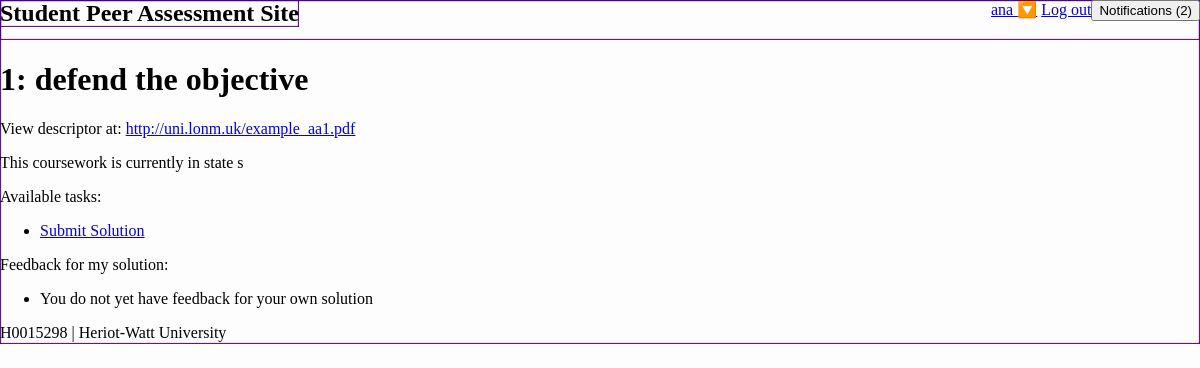
The app's page /student/cw/1 (signed in) with its own data.
### student/models.py (models this page shows)
class Coursework(m.Model):
    name = m.CharField(max_length=128)
    descriptor = m.URLField()
    course = m.ForeignKey(Course, m.CASCADE)
    state = m.CharField(max_length=1,
                        choices=CourseworkState.POSSIBLE_STATES,
                        default=CourseworkState.INVISIBLE)
    def is_visible(self):
        return self.state != CourseworkState.INVISIBLE

class Course(m.Model):
    name = m.CharField(max_length=128)
    code = m.SlugField(max_length=32, unique=True)

### student/views.py (the view)
# urls.py: url('cw/(?P<singlecw>[0-9a-zA-Z\-_]*)', views.detail_coursework, name='cw'),
@login_required()
def detail_coursework(request, singlecw=None):
    if singlecw is None or singlecw == "":
        available = retrieve_coursework(request)
        return render(request, 'student/choose_coursework.html', {'courseworks': available})
    return single_coursework(request, singlecw)

### student/permission.py (called while the page is built)
def can_view_coursework(user, coursework):
    is_enrolled = m.EnrolledUser.objects.filter(login=user).filter(course=coursework.course)
    if is_enrolled.count() != 1:
        return False
    return coursework.is_visible()

def user_submitted_solution(user, coursework):
    files = m.File.objects.filter(coursework=coursework).filter(
        creator=user).filter(type=m.FileType.SOLUTION)
    if files.count() > 0:
        return files[0]
    return None

def user_test_case(user, coursework):
    files = m.File.objects.filter(coursework=coursework).filter(
        creator=user).filter(type=m.FileType.TEST_CASE)
    if files.count() > 0:
        return files[0]
    return None

### student/views.py (called while the page is built)
def path_for_file(file):
    if file is not None:
        return file.filepath
    return ""

def get_test_data(user, coursework):
    test_results = m.TestData.objects.filter(initiator=user, coursework=coursework)
    if test_results.count() > 0:
        return test_results[0]
    return None

def get_feedback_for_solution(coursework, solution):
    test_results = m.TestData.objects.filter(coursework=coursework, solution=solution)
    if test_results.count() > 0:
        return test_results[0].feedback
    return None

### templates/student/detail_coursework.html (shortened to what this page needs)
{% extends "student/base.html" %}
{% block content %}
    <h1>{{ cw.course.id }}: {{ cw.name }}</h1>
    <p>View descriptor at: <a href="{{ cw.descriptor }}">{{ cw.descriptor }}</a> </p>
    <p>This coursework is currently in state {{ cw.state }}</p>
    <p>Available tasks:</p>
    <ul>
    {% if has_submitted_solution %}
        <li><a href="/{{ solution_url }}">View my Solution</a></li>
        {% if has_submitted_test %}
            <li><a  href="/{{ test_url }}">View my test case</a></li>
            {% if waiting_on_test %}
                <li>Please wait while your test case is run against a solution</li>
            {% else %}
                <li><a  href="/{{ test_results_url }}">View test results</a></li>
                {% if has_given_feedback %}
                    <li><a  href="/{{ feedback_results_url }}">View feedback for results</a></li>
                {% else %}
                    <li><a  href="{% url 'feedback' cw.id %}">Submit feedback for results</a></li>
                {% endif %}
            {% endif %}
        {% else %}
            <li><a  href="{% url 'test' cw.id %}">Submit test case</a></li>
        {% endif %}
    {% else %}
        <li><a  href="{% url 'solution' cw.id %}">Submit Solution</a></li>
    {% endif %}
    </ul>
    <p>Feedback for my solution:</p>
    <ul>
    {% if has_own_feedback %}
        <li><a  href="/{{ own_feedback_results_url }}">View feedback for my solution</a></li>
    {% else %}
        <li>You do not yet have feedback for your own solution</li>
    {% endif %}
    </ul>
{% endblock %}

### templates/student/base.html (shortened to what this page needs)
{% load static %}
<!DOCTYPE html>
<html lang="en">
<head>
    <link rel="stylesheet" type="text/css" href="{%  static "student/css/main.css" %}" />
    <link rel="stylesheet" type="text/css" href="{%  static "student/css/notify_box.css" %}" />
</head>
<body>
    {% block header %}
        <nav>
            <h1>{% block headertitle %}Student Peer Assessment Site{% endblock %}</h1>
            <button id="note_count" onclick="toggle_notes_status()">Notifications (0)</button>
            {% if request.user %}
                <div id="userMenu">
                    <a href="#userMenu">{{ request.user }} 🔽</a>
                    <a href="{% url 'logout'%}">Log out</a>
                </div>
            {% else %}
                <div id="userMenu"><a href="#userMenu">Not logged in</a></div>
            {% endif %}
        </nav>
    {% endblock %}
    <main>
        {% block content %}{% endblock %}
    </main>
    {% block footer %}
        <footer>H0015298 | Heriot-Watt University</footer>
    {% endblock %}
</body>
</html>

### student/static/student/css/main.css (style rules this page uses)
html, body { padding: 0; margin: 0; background: #fdfdfd; font-family: Georgia, 'Nimbus Roman No9 L', serif }
nav { width: 100%; height: 40px; margin-bottom: 15px; }
nav h1 { float: left; margin: 0; }
nav div { float: right; }
footer { margin-top: 15px; width: 100%; height: 20px; }

### student/static/student/css/notify_box.css (style rules this page uses)
#note_count { float: right; }

### records on screen
Coursework: course.id "1", name "defend the objective", descriptor "http://uni.lonm.uk/example_aa1.pdf", state "s"

### other values on screen
{{ request.user }} "ana"
